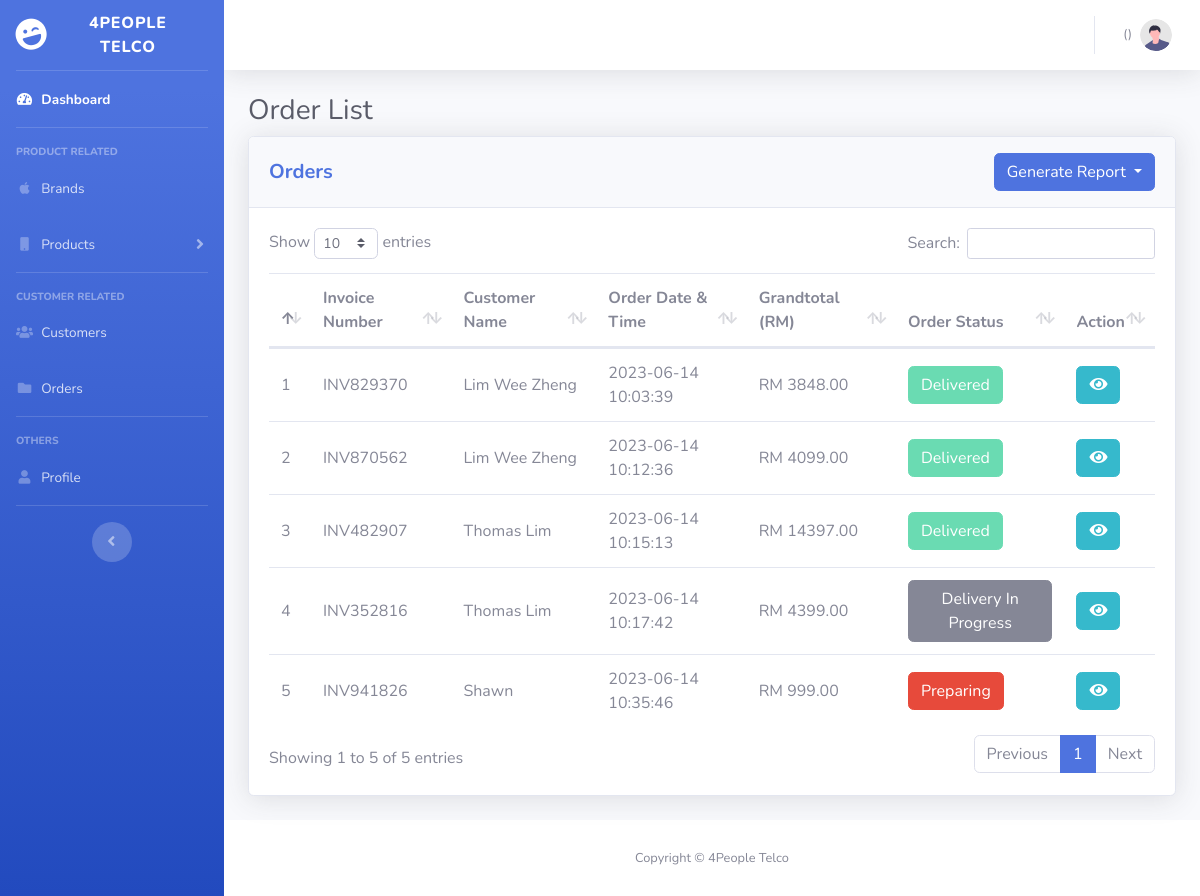
Page /Admin/all-order.php (signed in) on the committed database.
### tables this page shows
CREATE TABLE `order` (
  `order_id` int(11) NOT NULL,
  `order_datetime` datetime NOT NULL DEFAULT current_timestamp(),
  `order_grandtotal` decimal(10,2) NOT NULL,
  `cus_id` int(11) NOT NULL
);

CREATE TABLE `payment` (
  `pay_id` int(11) NOT NULL,
  `invoice_number` text NOT NULL,
  `pay_datetime` datetime NOT NULL DEFAULT current_timestamp(),
  `pay_type` text NOT NULL,
  `pay_status` int(11) NOT NULL DEFAULT 0,
  `order_id` int(11) NOT NULL
);

CREATE TABLE `customer` (
  `cus_id` int(11) NOT NULL,
  `cus_name` text NOT NULL,
  `cus_email` text NOT NULL,
  `cus_phone` text NOT NULL,
  `cus_pass` text NOT NULL,
  `cus_address` text DEFAULT NULL,
  `cus_city` text DEFAULT NULL,
  `cus_state` text DEFAULT NULL,
  `cus_postcode` int(5) DEFAULT NULL,
  `cus_signup_date` datetime NOT NULL DEFAULT current_timestamp()
);

### Admin/all-order.php (shortened to what this page needs)
<!DOCTYPE html>
<html lang="en">
<?php include("header.php"); ?>
<body id="page-top">
    <div id="wrapper">
        <?php include("sidebar.php"); ?>
        <div id="content-wrapper" class="d-flex flex-column">
            <div id="content">
                <?php include("topbar.php"); ?>
                <div class="container-fluid">
                    <h1 class="h3 mb-2 text-gray-800">Order List</h1>
                    <div class="card shadow mb-4">
                        <div class="card-header py-3">
                            <div class="row">
                                <div class="col-sm-5 my-auto">
                                    <h5 class="m-0 font-weight-bold text-primary">Orders</h5>
                                </div>
                                <div class="col-sm-7 text-right">
                                    <div class="dropdown">
                                        <button class="btn btn-primary dropdown-toggle" type="button"
                                            id="dropdownMenuButton" data-toggle="dropdown" aria-haspopup="true"
                                            aria-expanded="false">
                                            Generate Report
                                        </button>
                                    </div>
                                </div>
                            </div>
                        </div>
                        <div class="card-body">
                            <div class="table-responsive">
                                <table class="table table-stripped" id="dataTable" width="100%" cellspacing="0">
                                    <thead>
                                        <tr>
                                            <th></th>
                                            <th>Invoice Number</th>
                                            <th>Customer Name</th>
                                            <th>Order Date & Time</th>
                                            <th>Grandtotal (RM)</th>
                                            <th>Order Status</th>
                                            <th>Action</th>
                                        </tr>
                                    </thead>
                                    <tbody>
                                        <?php
                                            $orderQuery = "SELECT * FROM `order`
                                                            INNER JOIN customer ON `order`.cus_id = customer.cus_id
                                                            INNER JOIN payment ON `order`.order_id = payment.order_id
                                                            INNER JOIN shipping ON `order`.order_id = shipping.order_id";
                                            $orderResult = mysqli_query($connect, $orderQuery);
                                            $i = 0;
                                            while ($orderRow = mysqli_fetch_assoc($orderResult)) {
                                                $i++;
                                        ?>
                                                <tr>
                                                    <td class="align-middle"><?php echo $i; ?></td>
                                                    <td class="align-middle"><?php echo $orderRow['invoice_number']; ?></td>
                                                    <td class="align-middle"><?php echo $orderRow['cus_name']; ?></td>
                                                    <td class="align-middle"><?php echo $orderRow['order_datetime']; ?></td>
                                                    <td class="align-middle">RM <?php echo $orderRow['order_grandtotal']; ?></td>
                                                    <td class="align-middle">
                                                        <?php
                                                            if ($orderRow['ship_status'] == 0) {
                                                                echo "
                                                                    <button class='btn btn-danger' onclick='updateShippingStatus(".$orderRow['order_id'].", 1)'>Preparing</button>
                                                                ";
                                                            } else if ($orderRow['ship_status'] == 1) {
                                                                echo "
                                                                    <button class='btn btn-primary' onclick='updateShippingStatus(".$orderRow['order_id'].", 2)'>Shipped Out</button>
                                                                ";
                                                            } else if ($orderRow['ship_status'] == 2) {
                                                                echo "
                                                                    <button class='btn btn-secondary' onclick='updateShippingStatus(".$orderRow['order_id'].", 3)'>Delivery In Progress</button>
                                                                ";
                                                            } else {
                                                                echo "
                                                                    <button class='btn btn-success' disabled>Delivered</button>
                                                                ";
                                                            }
                                                        ?>
                                                    </td>
                                                    <td class="align-middle">
                                                        <button class="btn btn-info" data-toggle="modal" data-target="#viewOrder<?php echo $orderRow['order_id']; ?>">
                                                            <i class="fa fa-eye"></i>
                                                        </button>
                                                    </td>
                                                </tr>
                                        <?php
                                            }
                                        ?>
                                    </tbody>
                                </table>
                            </div>
                        </div>
                    </div>
                </div>
            </div>
            <?php include("footer.php"); ?>
        </div>
    </div>
</body>
</html>

### rows in the picture
order: payment.invoice_number "INV829370", cus.cus_name "Lim Wee Zheng", order_datetime "2023-06-14 10:03:39", order_grandtotal "3848.00", shows "Delivered"
order: payment.invoice_number "INV870562", cus.cus_name "Lim Wee Zheng", order_datetime "2023-06-14 10:12:36", order_grandtotal "4099.00", shows "Delivered"
order: payment.invoice_number "INV482907", cus.cus_name "Thomas Lim", order_datetime "2023-06-14 10:15:13", order_grandtotal "14397.00", shows "Delivered"
order: payment.invoice_number "INV352816", cus.cus_name "Thomas Lim", order_datetime "2023-06-14 10:17:42", order_grandtotal "4399.00"
order: payment.invoice_number "INV941826", cus.cus_name "Shawn", order_datetime "2023-06-14 10:35:46", order_grandtotal "999.00"
